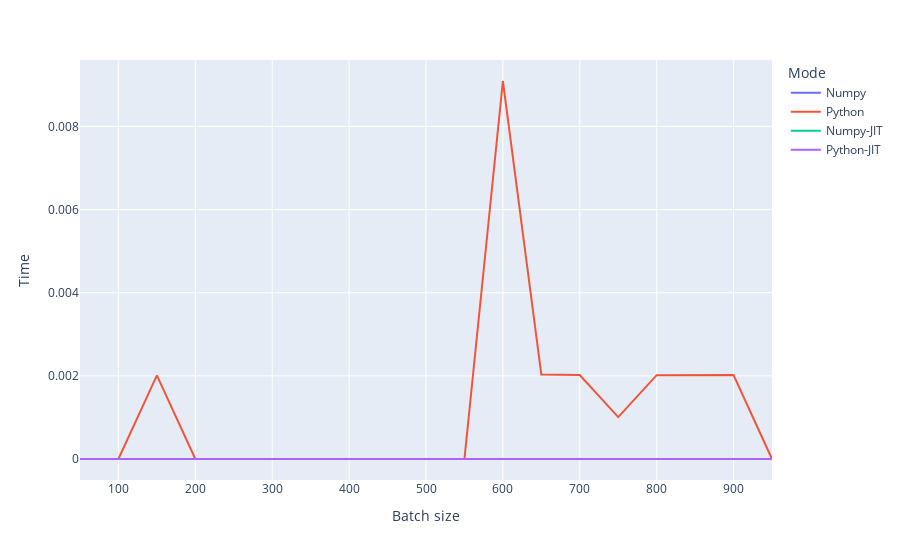

The notebook cell this image was saved under:
### Markdown cell above
Ahora, grafiquen los tiempos tomados y comente los desempeños.

**Nota:** Ejecuten las funciones compiladas con algún ejemplo antes de graficar. De lo contrario, les indicará el tiempo de compilación, cosa que no queremos medir

### Code cell
###### Código Aquí ######
df = pd.concat([con_np, sin_np, con_np_jit, sin_np_jit])
#df
px.line(df,x='Batch size', y='Time', color='Mode')

### Figure 1 — Plotly figure (JSON) as saved in the notebook; plotly's stock layout.template omitted (floating-point values rounded to 4 significant figures)
{"data": [{"hovertemplate": "Mode=Numpy<br>Batch size=%{x}<br>Time=%{y}<extra></extra>", "legendgroup": "Numpy", "line": {"color": "#636efa", "dash": "solid"}, "marker": {"symbol": "circle"}, "mode": "lines", "name": "Numpy", "orientation": "v", "showlegend": true, "type": "scatter", "x": [50, 100, 150, 200, 250, 300, 350, 400, 450, 500, 550, 600, 650, 700, 750, 800, 850, 900, 950], "xaxis": "x", "y": [0, 0, 0, 0, 0, 0, 0, 0, 0, 0, 0, 0, 0, 0, 0, 0, 0, 0, 0], "yaxis": "y"}, {"hovertemplate": "Mode=Python<br>Batch size=%{x}<br>Time=%{y}<extra></extra>", "legendgroup": "Python", "line": {"color": "#EF553B", "dash": "solid"}, "marker": {"symbol": "circle"}, "mode": "lines", "name": "Python", "orientation": "v", "showlegend": true, "type": "scatter", "x": [50, 100, 150, 200, 250, 300, 350, 400, 450, 500, 550, 600, 650, 700, 750, 800, 850, 900, 950], "xaxis": "x", "y": [0, 0, 0.002012, 0, 0, 0, 0, 0, 0, 0, 0, 0.009092, 0.002029, 0.002018, 0.001009, 0.002016, 0.002018, 0.00202, 0], "yaxis": "y"}, {"hovertemplate": "Mode=Numpy-JIT<br>Batch size=%{x}<br>Time=%{y}<extra></extra>", "legendgroup": "Numpy-JIT", "line": {"color": "#00cc96", "dash": "solid"}, "marker": {"symbol": "circle"}, "mode": "lines", "name": "Numpy-JIT", "orientation": "v", "showlegend": true, "type": "scatter", "x": [50, 100, 150, 200, 250, 300, 350, 400, 450, 500, 550, 600, 650, 700, 750, 800, 850, 900, 950], "xaxis": "x", "y": [0, 0, 0, 0, 0, 0, 0, 0, 0, 0, 0, 0, 0, 0, 0, 0, 0, 0, 0], "yaxis": "y"}, {"hovertemplate": "Mode=Python-JIT<br>Batch size=%{x}<br>Time=%{y}<extra></extra>", "legendgroup": "Python-JIT", "line": {"color": "#ab63fa", "dash": "solid"}, "marker": {"symbol": "circle"}, "mode": "lines", "name": "Python-JIT", "orientation": "v", "showlegend": true, "type": "scatter", "x": [50, 100, 150, 200, 250, 300, 350, 400, 450, 500, 550, 600, 650, 700, 750, 800, 850, 900, 950], "xaxis": "x", "y": [0, 0, 0, 0, 0, 0, 0, 0, 0, 0, 0, 0, 0, 0, 0, 0, 0, 0, 0], "yaxis": "y"}], "layout": {"autosize": true, "legend": {"title": {"text": "Mode"}, "tracegroupgap": 0}, "margin": {"t": 60}, "xaxis": {"anchor": "y", "autorange": true, "domain": [0, 1], "range": [50, 950], "title": {"text": "Batch size"}, "type": "linear"}, "yaxis": {"anchor": "x", "autorange": true, "domain": [0, 1], "range": [-0.0005051, 0.009597], "title": {"text": "Time"}, "type": "linear"}}}
